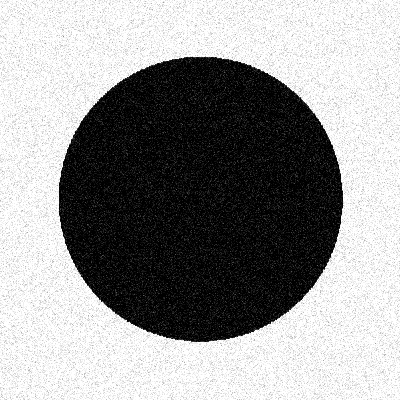
#> input picture circle-noised.png, 400 x 400 px
$ python zadanieF1.py
#> lines starting #> are read from the running program, lines starting #| are printed output that depends on the picture; after the words box and inside, x2 and y2 are one past the last pixel; in counts of white or black regions, pixels touching at a corner belong together
import numpy as np
import cv2
import matplotlib.pyplot as plt

path = "circle-noised.png"
image = cv2.imread(path, cv2.IMREAD_GRAYSCALE)
#> image is the input picture: shape (400, 400); min 0, max 255, mean 151.3

Fourier = np.fft.fft2(image)
Fourier_s = np.fft.fftshift(Fourier)

widmo = 20 * np.log(np.abs(Fourier_s) + 1)
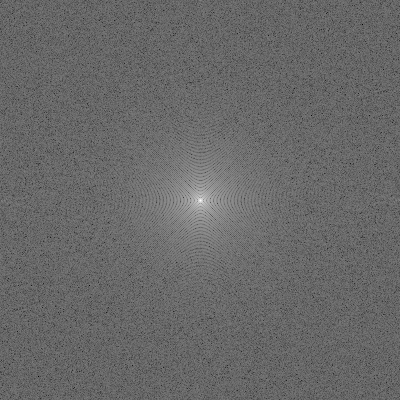
#> widmo: shape (400, 400) float64; min 55.74, max 340.1, mean 172.9; drawn with min black and max white

rows, cols = image.shape
#> rows = 400; cols = 400
row, col = rows // 2, cols // 2
#> row = 200; col = 200
radius = 100

maska = np.zeros((rows, cols), np.uint8)
cv2.circle(maska, (col, row), radius, 1, thickness=-1)
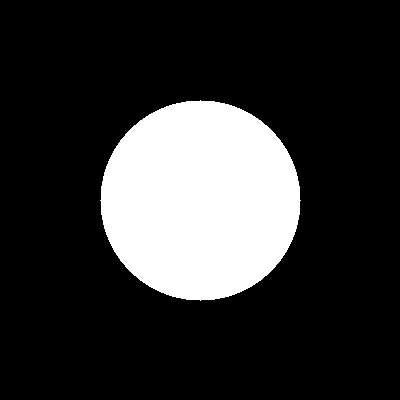
#> maska: shape (400, 400); values 0 (black) and 1 (white), 19.6% white; 1 white region, box (x1, y1, x2, y2) and area: (100, 100, 301, 301) 31417
filtr = Fourier_s * maska

Fourier_s = np.fft.ifftshift(filtr)
image_f = np.fft.ifft2(Fourier_s)
image_f = np.abs(image_f)
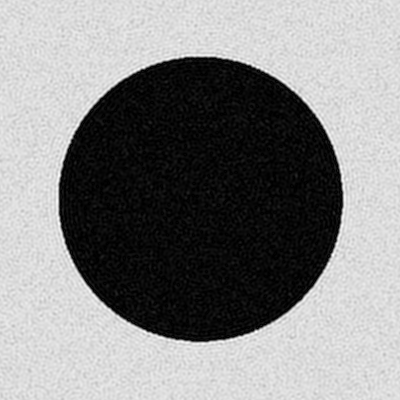
#> image_f: shape (400, 400) float64; min 0.000247, max 283.5, mean 151.5; drawn with min black and max white

plt.figure(figsize=(12,6))
plt.subplot(1,3,1)
plt.title("Obraz oryginalny")
plt.imshow(image, cmap='gray')

plt.subplot(1,3,2)
plt.title("Widmo amplitudowe")
plt.imshow(widmo, cmap='gray')

plt.subplot(1,3,3)
plt.title("Obraz po odszumianiu")
plt.imshow(image_f, cmap='gray')

plt.show()
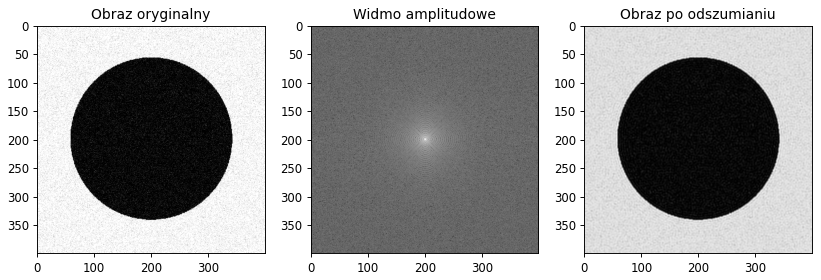
#> figure drawn by matplotlib, 3 panels
